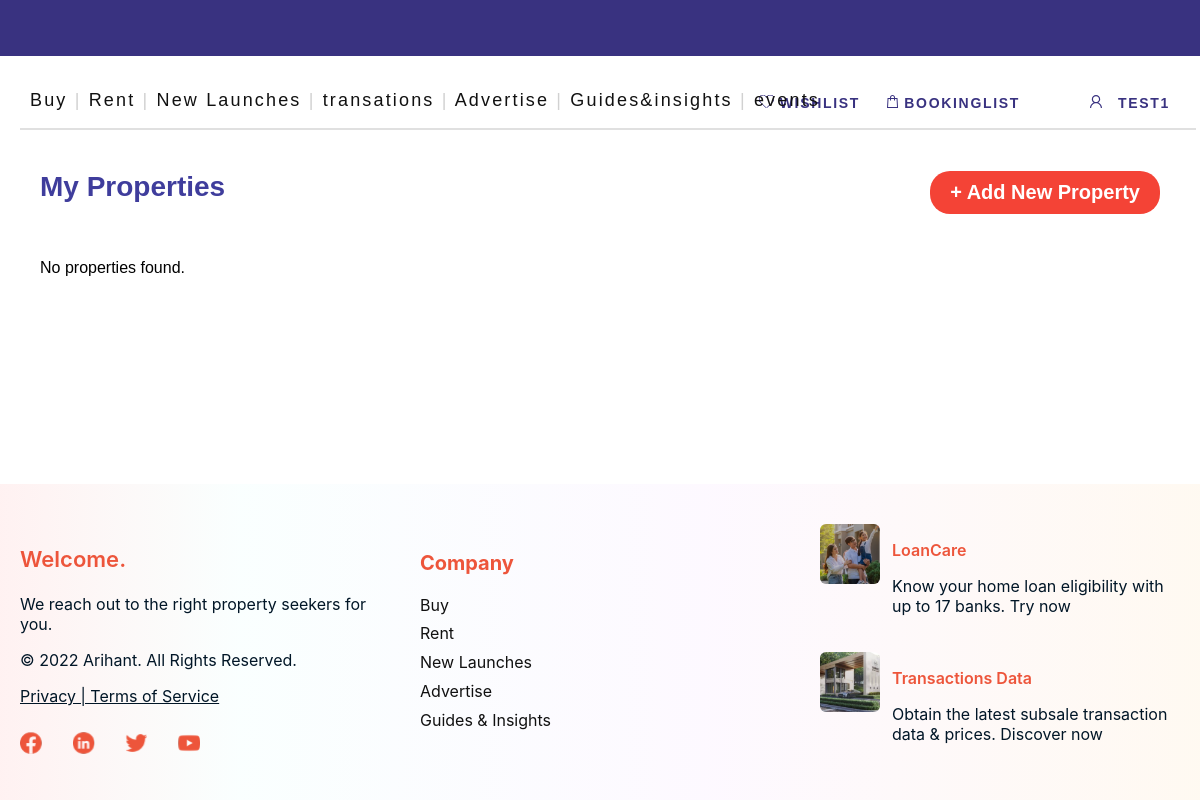
/accounts/my-properties/ (signed in), run on an earlier commit of the app's database.
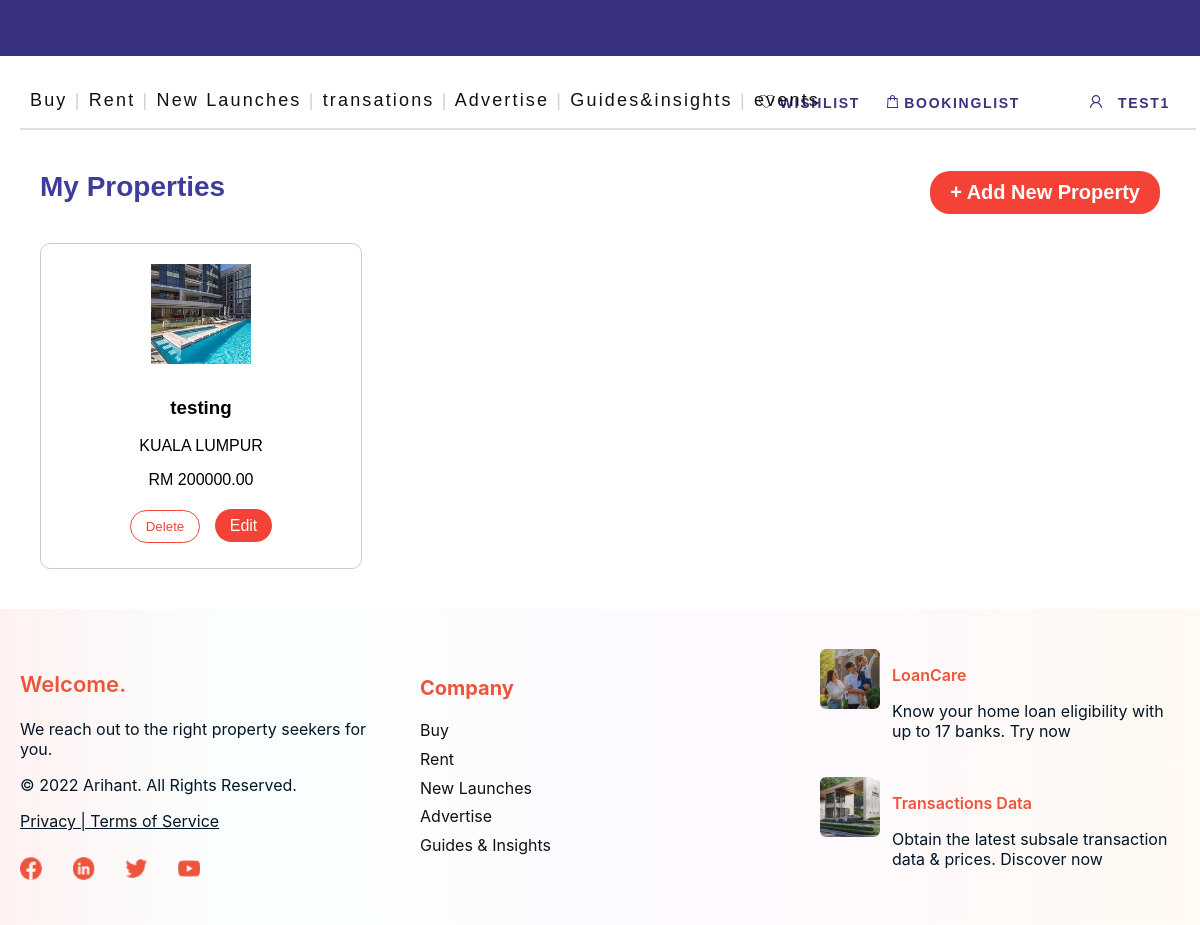
And on a later commit of the database.
### proplistpage/models.py (models this page shows, shortened)
class Property(models.Model):
    LOCATION_CHOICES = [
        ('KUALA LUMPUR', 'Kuala Lumpur'),
        ('SELANGOR', 'Selangor'),
        ('PENANG', 'Penang'),
        ('OTHERS', 'Others'),
    ]
    PROPERTY_TYPE_CHOICES = [
        ('sale', 'For Sale'),
        ('rent', 'For Rent'),
    ]
    user = models.ForeignKey(User, on_delete=models.CASCADE)  # 🔥 Add this line
    title = models.CharField(max_length=100)
    location = models.CharField(max_length=100, choices=LOCATION_CHOICES)
    price = models.DecimalField(max_digits=10, decimal_places=2)
    description = models.TextField()
    address = models.CharField(max_length=200, blank=True)
    detail = models.TextField(blank=True)
    image = models.ImageField(upload_to='property_images/')
    type = models.CharField(max_length=10, choices=PROPERTY_TYPE_CHOICES, default='sale')
    is_booked = models.BooleanField(default=False)
    created_at = models.DateTimeField(auto_now_add=True)

### userAccount/views.py (the view)
# urls.py: path('my-properties/', my_properties, name='my_properties'),
def my_properties(request):
    properties = Property.objects.filter(user=request.user)
    return render(request, 'accounts/my_properties.html', {'properties': properties})

### userAccount/templates/accounts/my_properties.html (shortened to what the changed rows need)
{% load static %}
<!DOCTYPE html>
<html lang="en">
<head>
</head>
<body>
<div class="layout-wrapper">
    <main class="layout-content">
    <div class="container">
        <h2 class="page-title">My Properties
        <a href="{% url 'add_my_property' %}" class="btn-add">+ Add New Property</a>
        </h2>
        <div class="property-grid">
            {% for prop in properties %}
            <div class="property-card">
                <img src="{{ prop.image.url }}" alt="Property Image" class="property-img">
                <h3>{{ prop.title }}</h3>
                <p>{{ prop.location }}</p>
                <p>RM {{ prop.price }}</p>
                <div class="property-actions">
                    <form action="{% url 'delete_my_property' prop.id %}" method="post" style="display:inline" onsubmit="return confirm('Are you sure you want to delete this property?');">
                        <button type="submit" class="btn-delete">Delete</button>
                    </form>
                    <a href="{% url 'edit_my_property' prop.id %}" class="btn-edit">Edit</a>
                </div>
            </div>
            {% empty %}
            <p>No properties found.</p>
            {% endfor %}
        </div>
    </div>
    </main>
</div>
</body>
</html>

What changed in the data, as far as the page shows it:
added Property: image (picture), title "testing", location "KUALA LUMPUR", price "200000.00"
Also different on the page:
text no longer shown: "No properties found."
